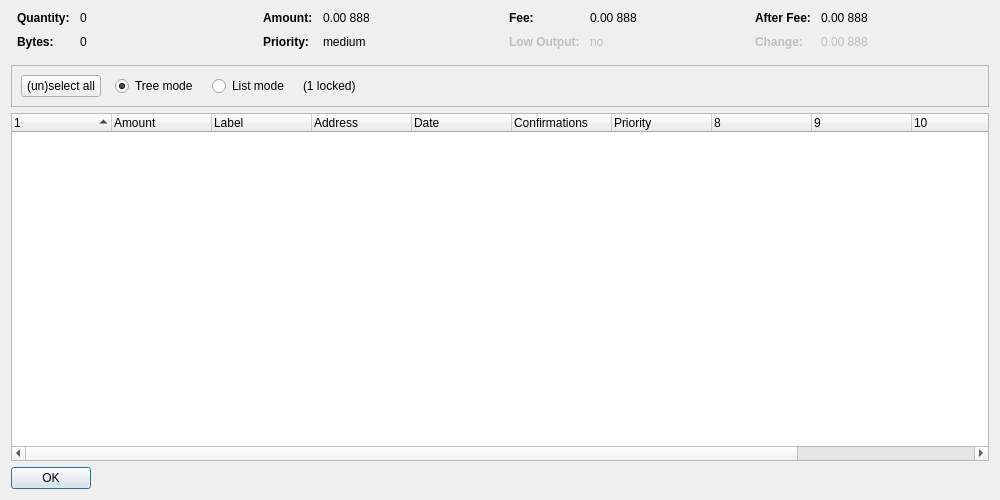
<?xml version="1.0" encoding="UTF-8"?>
<ui version="4.0">
 <class>CoinControlDialog</class>
 <widget class="QDialog" name="CoinControlDialog">
  <property name="geometry">
   <rect>
    <x>0</x>
    <y>0</y>
    <width>1000</width>
    <height>500</height>
   </rect>
  </property>
  <property name="windowTitle">
   <string>Coin Control Address Selection</string>
  </property>
  <layout class="QVBoxLayout" name="verticalLayout">
   <item>
    <layout class="QHBoxLayout" name="horizontalLayoutTop" stretch="0,0,0,0">
     <property name="topMargin">
      <number>0</number>
     </property>
     <property name="bottomMargin">
      <number>10</number>
     </property>
     <item>
      <layout class="QFormLayout" name="formLayoutCoinControl1">
       <property name="horizontalSpacing">
        <number>10</number>
       </property>
       <property name="verticalSpacing">
        <number>10</number>
       </property>
       <property name="leftMargin">
        <number>6</number>
       </property>
       <property name="rightMargin">
        <number>6</number>
       </property>
       <item row="0" column="0">
        <widget class="QLabel" name="labelCoinControlQuantityText">
         <property name="font">
          <font>
           <weight>75</weight>
           <bold>true</bold>
          </font>
         </property>
         <property name="text">
          <string>Quantity:</string>
         </property>
        </widget>
       </item>
       <item row="0" column="1">
        <widget class="QLabel" name="labelCoinControlQuantity">
         <property name="cursor">
          <cursorShape>IBeamCursor</cursorShape>
         </property>
         <property name="contextMenuPolicy">
          <enum>Qt::ActionsContextMenu</enum>
         </property>
         <property name="text">
          <string notr="true">0</string>
         </property>
         <property name="textInteractionFlags">
          <set>Qt::LinksAccessibleByMouse|Qt::TextSelectableByKeyboard|Qt::TextSelectableByMouse</set>
         </property>
        </widget>
       </item>
       <item row="1" column="0">
        <widget class="QLabel" name="labelCoinControlBytesText">
         <property name="font">
          <font>
           <weight>75</weight>
           <bold>true</bold>
          </font>
         </property>
         <property name="text">
          <string>Bytes:</string>
         </property>
        </widget>
       </item>
       <item row="1" column="1">
        <widget class="QLabel" name="labelCoinControlBytes">
         <property name="cursor">
          <cursorShape>IBeamCursor</cursorShape>
         </property>
         <property name="contextMenuPolicy">
          <enum>Qt::ActionsContextMenu</enum>
         </property>
         <property name="text">
          <string notr="true">0</string>
         </property>
         <property name="textInteractionFlags">
          <set>Qt::LinksAccessibleByMouse|Qt::TextSelectableByKeyboard|Qt::TextSelectableByMouse</set>
         </property>
        </widget>
       </item>
      </layout>
     </item>
     <item>
      <layout class="QFormLayout" name="formLayoutCoinControl2">
       <property name="horizontalSpacing">
        <number>10</number>
       </property>
       <property name="verticalSpacing">
        <number>10</number>
       </property>
       <property name="leftMargin">
        <number>6</number>
       </property>
       <property name="rightMargin">
        <number>6</number>
       </property>
       <item row="0" column="0">
        <widget class="QLabel" name="labelCoinControlAmountText">
         <property name="font">
          <font>
           <weight>75</weight>
           <bold>true</bold>
          </font>
         </property>
         <property name="text">
          <string>Amount:</string>
         </property>
        </widget>
       </item>
       <item row="0" column="1">
        <widget class="QLabel" name="labelCoinControlAmount">
         <property name="cursor">
          <cursorShape>IBeamCursor</cursorShape>
         </property>
         <property name="contextMenuPolicy">
          <enum>Qt::ActionsContextMenu</enum>
         </property>
         <property name="text">
          <string notr="true">0.00 888</string>
         </property>
         <property name="textInteractionFlags">
          <set>Qt::LinksAccessibleByMouse|Qt::TextSelectableByKeyboard|Qt::TextSelectableByMouse</set>
         </property>
        </widget>
       </item>
       <item row="1" column="0">
        <widget class="QLabel" name="labelCoinControlPriorityText">
         <property name="font">
          <font>
           <weight>75</weight>
           <bold>true</bold>
          </font>
         </property>
         <property name="text">
          <string>Priority:</string>
         </property>
        </widget>
       </item>
       <item row="1" column="1">
        <widget class="QLabel" name="labelCoinControlPriority">
         <property name="cursor">
          <cursorShape>IBeamCursor</cursorShape>
         </property>
         <property name="contextMenuPolicy">
          <enum>Qt::ActionsContextMenu</enum>
         </property>
         <property name="text">
          <string notr="true">medium</string>
         </property>
         <property name="textInteractionFlags">
          <set>Qt::LinksAccessibleByMouse|Qt::TextSelectableByKeyboard|Qt::TextSelectableByMouse</set>
         </property>
        </widget>
       </item>
      </layout>
     </item>
     <item>
      <layout class="QFormLayout" name="formLayoutCoinControl3">
       <property name="horizontalSpacing">
        <number>10</number>
       </property>
       <property name="verticalSpacing">
        <number>10</number>
       </property>
       <property name="leftMargin">
        <number>6</number>
       </property>
       <property name="rightMargin">
        <number>6</number>
       </property>
       <item row="0" column="0">
        <widget class="QLabel" name="labelCoinControlFeeText">
         <property name="font">
          <font>
           <weight>75</weight>
           <bold>true</bold>
          </font>
         </property>
         <property name="text">
          <string>Fee:</string>
         </property>
        </widget>
       </item>
       <item row="0" column="1">
        <widget class="QLabel" name="labelCoinControlFee">
         <property name="cursor">
          <cursorShape>IBeamCursor</cursorShape>
         </property>
         <property name="contextMenuPolicy">
          <enum>Qt::ActionsContextMenu</enum>
         </property>
         <property name="text">
          <string notr="true">0.00 888</string>
         </property>
         <property name="textInteractionFlags">
          <set>Qt::LinksAccessibleByMouse|Qt::TextSelectableByKeyboard|Qt::TextSelectableByMouse</set>
         </property>
        </widget>
       </item>
       <item row="1" column="0">
        <widget class="QLabel" name="labelCoinControlLowOutputText">
         <property name="enabled">
          <bool>false</bool>
         </property>
         <property name="font">
          <font>
           <weight>75</weight>
           <bold>true</bold>
          </font>
         </property>
         <property name="text">
          <string>Low Output:</string>
         </property>
        </widget>
       </item>
       <item row="1" column="1">
        <widget class="QLabel" name="labelCoinControlLowOutput">
         <property name="enabled">
          <bool>false</bool>
         </property>
         <property name="cursor">
          <cursorShape>IBeamCursor</cursorShape>
         </property>
         <property name="contextMenuPolicy">
          <enum>Qt::ActionsContextMenu</enum>
         </property>
         <property name="text">
          <string notr="true">no</string>
         </property>
         <property name="textInteractionFlags">
          <set>Qt::LinksAccessibleByMouse|Qt::TextSelectableByKeyboard|Qt::TextSelectableByMouse</set>
         </property>
        </widget>
       </item>
      </layout>
     </item>
     <item>
      <layout class="QFormLayout" name="formLayoutCoinControl4">
       <property name="horizontalSpacing">
        <number>10</number>
       </property>
       <property name="verticalSpacing">
        <number>10</number>
       </property>
       <property name="leftMargin">
        <number>6</number>
       </property>
       <property name="rightMargin">
        <number>6</number>
       </property>
       <item row="0" column="0">
        <widget class="QLabel" name="labelCoinControlAfterFeeText">
         <property name="font">
          <font>
           <weight>75</weight>
           <bold>true</bold>
          </font>
         </property>
         <property name="text">
          <string>After Fee:</string>
         </property>
        </widget>
       </item>
       <item row="0" column="1">
        <widget class="QLabel" name="labelCoinControlAfterFee">
         <property name="cursor">
          <cursorShape>IBeamCursor</cursorShape>
         </property>
         <property name="contextMenuPolicy">
          <enum>Qt::ActionsContextMenu</enum>
         </property>
         <property name="text">
          <string notr="true">0.00 888</string>
         </property>
         <property name="textInteractionFlags">
          <set>Qt::LinksAccessibleByMouse|Qt::TextSelectableByKeyboard|Qt::TextSelectableByMouse</set>
         </property>
        </widget>
       </item>
       <item row="1" column="0">
        <widget class="QLabel" name="labelCoinControlChangeText">
         <property name="enabled">
          <bool>false</bool>
         </property>
         <property name="font">
          <font>
           <weight>75</weight>
           <bold>true</bold>
          </font>
         </property>
         <property name="text">
          <string>Change:</string>
         </property>
        </widget>
       </item>
       <item row="1" column="1">
        <widget class="QLabel" name="labelCoinControlChange">
         <property name="enabled">
          <bool>false</bool>
         </property>
         <property name="cursor">
          <cursorShape>IBeamCursor</cursorShape>
         </property>
         <property name="contextMenuPolicy">
          <enum>Qt::ActionsContextMenu</enum>
         </property>
         <property name="text">
          <string notr="true">0.00 888</string>
         </property>
         <property name="textInteractionFlags">
          <set>Qt::LinksAccessibleByMouse|Qt::TextSelectableByKeyboard|Qt::TextSelectableByMouse</set>
         </property>
        </widget>
       </item>
      </layout>
     </item>
    </layout>
   </item>
   <item>
    <widget class="QFrame" name="frame">
     <property name="minimumSize">
      <size>
       <width>0</width>
       <height>40</height>
      </size>
     </property>
     <property name="frameShape">
      <enum>QFrame::StyledPanel</enum>
     </property>
     <property name="frameShadow">
      <enum>QFrame::Sunken</enum>
     </property>
     <layout class="QHBoxLayout" name="horizontalLayout">
      <item>
       <layout class="QHBoxLayout" name="horizontalLayoutPanel" stretch="0,0,0,0,0">
        <property name="spacing">
         <number>14</number>
        </property>
        <item>
         <widget class="QPushButton" name="pushButtonSelectAll">
          <property name="sizePolicy">
           <sizepolicy hsizetype="Maximum" vsizetype="Fixed">
            <horstretch>0</horstretch>
            <verstretch>0</verstretch>
           </sizepolicy>
          </property>
          <property name="text">
           <string>(un)select all</string>
          </property>
         </widget>
        </item>
        <item>
         <widget class="QRadioButton" name="radioTreeMode">
          <property name="sizePolicy">
           <sizepolicy hsizetype="Maximum" vsizetype="Fixed">
            <horstretch>0</horstretch>
            <verstretch>0</verstretch>
           </sizepolicy>
          </property>
          <property name="text">
           <string>Tree mode</string>
          </property>
          <property name="checked">
           <bool>true</bool>
          </property>
         </widget>
        </item>
        <item>
         <widget class="QRadioButton" name="radioListMode">
          <property name="sizePolicy">
           <sizepolicy hsizetype="Maximum" vsizetype="Fixed">
            <horstretch>0</horstretch>
            <verstretch>0</verstretch>
           </sizepolicy>
          </property>
          <property name="text">
           <string>List mode</string>
          </property>
         </widget>
        </item>
        <item>
         <widget class="QLabel" name="labelLocked">
          <property name="text">
           <string notr="true">(1 locked)</string>
          </property>
         </widget>
        </item>
        <item>
         <spacer name="horizontalSpacer">
          <property name="orientation">
           <enum>Qt::Horizontal</enum>
          </property>
          <property name="sizeHint" stdset="0">
           <size>
            <width>40</width>
            <height>20</height>
           </size>
          </property>
         </spacer>
        </item>
       </layout>
      </item>
     </layout>
    </widget>
   </item>
   <item>
    <widget class="CoinControlTreeWidget" name="treeWidget">
     <property name="contextMenuPolicy">
      <enum>Qt::CustomContextMenu</enum>
     </property>
     <property name="sortingEnabled">
      <bool>false</bool>
     </property>
     <property name="columnCount">
      <number>12</number>
     </property>
     <attribute name="headerShowSortIndicator" stdset="0">
      <bool>true</bool>
     </attribute>
     <attribute name="headerStretchLastSection">
      <bool>false</bool>
     </attribute>
     <column>
      <property name="text">
       <string/>
      </property>
     </column>
     <column>
      <property name="text">
       <string>Amount</string>
      </property>
     </column>
     <column>
      <property name="text">
       <string notr="true">Label</string>
      </property>
     </column>
     <column>
      <property name="text">
       <string>Address</string>
      </property>
     </column>
     <column>
      <property name="text">
       <string>Date</string>
      </property>
     </column>
     <column>
      <property name="text">
       <string>Confirmations</string>
      </property>
      <property name="toolTip">
       <string>Confirmed</string>
      </property>
     </column>
     <column>
      <property name="text">
       <string>Priority</string>
      </property>
     </column>
     <column>
      <property name="text">
       <string/>
      </property>
     </column>
     <column>
      <property name="text">
       <string/>
      </property>
     </column>
     <column>
      <property name="text">
       <string/>
      </property>
     </column>
     <column>
      <property name="text">
       <string/>
      </property>
     </column>
     <column>
      <property name="text">
       <string/>
      </property>
     </column>
    </widget>
   </item>
   <item>
    <widget class="QDialogButtonBox" name="buttonBox">
     <property name="sizePolicy">
      <sizepolicy hsizetype="Maximum" vsizetype="Fixed">
       <horstretch>0</horstretch>
       <verstretch>0</verstretch>
      </sizepolicy>
     </property>
     <property name="orientation">
      <enum>Qt::Horizontal</enum>
     </property>
     <property name="standardButtons">
      <set>QDialogButtonBox::Ok</set>
     </property>
    </widget>
   </item>
  </layout>
 </widget>
 <customwidgets>
  <customwidget>
   <class>CoinControlTreeWidget</class>
   <extends>QTreeWidget</extends>
   <header>coincontroltreewidget.h</header>
  </customwidget>
 </customwidgets>
 <resources/>
 <connections/>
</ui>
